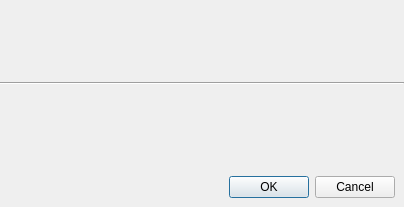
<?xml version="1.0" encoding="UTF-8"?>
<ui version="4.0">
 <class>MessageBox</class>
 <widget class="QDialog" name="MessageBox">
  <property name="geometry">
   <rect>
    <x>0</x>
    <y>0</y>
    <width>404</width>
    <height>207</height>
   </rect>
  </property>
  <property name="windowTitle">
   <string>Dialog</string>
  </property>
  <layout class="QVBoxLayout" name="verticalLayout">
   <property name="spacing">
    <number>0</number>
   </property>
   <property name="leftMargin">
    <number>0</number>
   </property>
   <property name="topMargin">
    <number>0</number>
   </property>
   <property name="rightMargin">
    <number>0</number>
   </property>
   <property name="bottomMargin">
    <number>0</number>
   </property>
   <item>
    <layout class="QHBoxLayout" name="horizontalLayout_3">
     <property name="spacing">
      <number>0</number>
     </property>
     <property name="topMargin">
      <number>0</number>
     </property>
     <item>
      <widget class="QLabel" name="titleLabel">
       <property name="styleSheet">
        <string notr="true"/>
       </property>
       <property name="text">
        <string/>
       </property>
       <property name="alignment">
        <set>Qt::AlignLeading|Qt::AlignLeft|Qt::AlignVCenter</set>
       </property>
       <property name="margin">
        <number>0</number>
       </property>
      </widget>
     </item>
    </layout>
   </item>
   <item>
    <widget class="Line" name="line">
     <property name="styleSheet">
      <string notr="true"/>
     </property>
     <property name="orientation">
      <enum>Qt::Horizontal</enum>
     </property>
    </widget>
   </item>
   <item>
    <layout class="QHBoxLayout" name="horizontalLayout">
     <property name="spacing">
      <number>20</number>
     </property>
     <property name="leftMargin">
      <number>30</number>
     </property>
     <property name="topMargin">
      <number>30</number>
     </property>
     <property name="rightMargin">
      <number>30</number>
     </property>
     <property name="bottomMargin">
      <number>30</number>
     </property>
     <item>
      <widget class="QLabel" name="icoLabel">
       <property name="text">
        <string/>
       </property>
      </widget>
     </item>
     <item>
      <widget class="QLabel" name="centerLabel">
       <property name="text">
        <string/>
       </property>
       <property name="alignment">
        <set>Qt::AlignLeading|Qt::AlignLeft|Qt::AlignVCenter</set>
       </property>
      </widget>
     </item>
    </layout>
   </item>
   <item>
    <widget class="QWidget" name="widget" native="true">
     <property name="sizePolicy">
      <sizepolicy hsizetype="Expanding" vsizetype="Fixed">
       <horstretch>0</horstretch>
       <verstretch>0</verstretch>
      </sizepolicy>
     </property>
     <layout class="QHBoxLayout" name="horizontalLayout_2">
      <item>
       <spacer name="horizontalSpacer">
        <property name="orientation">
         <enum>Qt::Horizontal</enum>
        </property>
        <property name="sizeHint" stdset="0">
         <size>
          <width>397</width>
          <height>20</height>
         </size>
        </property>
       </spacer>
      </item>
      <item>
       <widget class="QPushButton" name="okPushButton">
        <property name="text">
         <string>OK</string>
        </property>
       </widget>
      </item>
      <item>
       <widget class="QPushButton" name="cancelPushButton">
        <property name="text">
         <string>Cancel</string>
        </property>
       </widget>
      </item>
     </layout>
    </widget>
   </item>
  </layout>
 </widget>
 <resources/>
 <connections/>
</ui>
